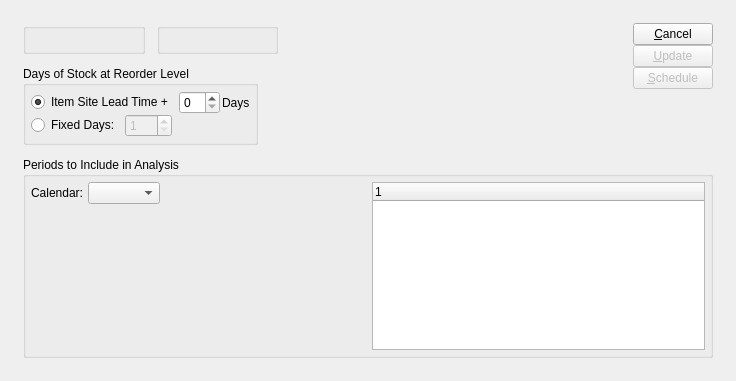
<?xml version="1.0" encoding="UTF-8"?>
<ui version="4.0">
 <comment>This file is part of the xTuple ERP: PostBooks Edition, a free and
open source Enterprise Resource Planning software suite,
Copyright (c) 1999-2010 by OpenMFG LLC, d/b/a xTuple.
It is licensed to you under the Common Public Attribution License
version 1.0, the full text of which (including xTuple-specific Exhibits)
is available at www.xtuple.com/CPAL.  By using this software, you agree
to be bound by its terms.</comment>
 <class>updateOUTLevelByItem</class>
 <widget class="QDialog" name="updateOUTLevelByItem">
  <property name="geometry">
   <rect>
    <x>0</x>
    <y>0</y>
    <width>736</width>
    <height>381</height>
   </rect>
  </property>
  <property name="windowTitle">
   <string>Update Order Up To Level by Item</string>
  </property>
  <layout class="QGridLayout" name="gridLayout_3">
   <item row="0" column="0">
    <layout class="QGridLayout" name="gridLayout_2">
     <property name="margin">
      <number>12</number>
     </property>
     <property name="spacing">
      <number>12</number>
     </property>
     <item row="0" column="0">
      <widget class="QGroupBox" name="_itemGroup">
       <property name="title">
        <string/>
       </property>
       <layout class="QGridLayout" name="gridLayout">
        <item row="0" column="0">
         <widget class="ItemCluster" name="_item"/>
        </item>
       </layout>
      </widget>
     </item>
     <item row="0" column="1">
      <widget class="WarehouseGroup" name="_warehouse">
       <property name="title">
        <string/>
       </property>
       <property name="fixedSize">
        <bool>false</bool>
       </property>
      </widget>
     </item>
     <item row="0" column="2" rowspan="2">
      <layout class="QHBoxLayout">
       <property name="spacing">
        <number>0</number>
       </property>
       <item>
        <spacer>
         <property name="orientation">
          <enum>Qt::Horizontal</enum>
         </property>
         <property name="sizeType">
          <enum>QSizePolicy::Expanding</enum>
         </property>
         <property name="sizeHint" stdset="0">
          <size>
           <width>16</width>
           <height>20</height>
          </size>
         </property>
        </spacer>
       </item>
       <item>
        <layout class="QVBoxLayout">
         <property name="spacing">
          <number>0</number>
         </property>
         <item>
          <layout class="QVBoxLayout">
           <property name="spacing">
            <number>0</number>
           </property>
           <item>
            <widget class="QPushButton" name="_close">
             <property name="text">
              <string>&amp;Cancel</string>
             </property>
            </widget>
           </item>
           <item>
            <widget class="QPushButton" name="_update">
             <property name="enabled">
              <bool>false</bool>
             </property>
             <property name="text">
              <string>&amp;Update</string>
             </property>
             <property name="default">
              <bool>true</bool>
             </property>
            </widget>
           </item>
           <item>
            <widget class="QPushButton" name="_submit">
             <property name="enabled">
              <bool>false</bool>
             </property>
             <property name="text">
              <string>&amp;Schedule</string>
             </property>
            </widget>
           </item>
          </layout>
         </item>
         <item>
          <spacer>
           <property name="orientation">
            <enum>Qt::Vertical</enum>
           </property>
           <property name="sizeHint" stdset="0">
            <size>
             <width>20</width>
             <height>16</height>
            </size>
           </property>
          </spacer>
         </item>
        </layout>
       </item>
      </layout>
     </item>
     <item row="1" column="0" colspan="2">
      <layout class="QHBoxLayout">
       <property name="spacing">
        <number>0</number>
       </property>
       <item>
        <widget class="QGroupBox" name="_daysGroup">
         <property name="title">
          <string>Days of Stock at Reorder Level</string>
         </property>
         <layout class="QVBoxLayout">
          <property name="spacing">
           <number>0</number>
          </property>
          <property name="margin">
           <number>5</number>
          </property>
          <item>
           <layout class="QHBoxLayout">
            <property name="spacing">
             <number>2</number>
            </property>
            <item>
             <widget class="QRadioButton" name="_leadTime">
              <property name="text">
               <string>Item Site Lead Time + </string>
              </property>
              <property name="checked">
               <bool>true</bool>
              </property>
             </widget>
            </item>
            <item>
             <widget class="QSpinBox" name="_leadTimePad"/>
            </item>
            <item>
             <widget class="QLabel" name="_daysLit">
              <property name="text">
               <string>Days</string>
              </property>
             </widget>
            </item>
           </layout>
          </item>
          <item>
           <layout class="QHBoxLayout">
            <property name="spacing">
             <number>5</number>
            </property>
            <item>
             <widget class="QRadioButton" name="_fixedDays">
              <property name="text">
               <string>Fixed Days:</string>
              </property>
             </widget>
            </item>
            <item>
             <layout class="QHBoxLayout">
              <property name="spacing">
               <number>0</number>
              </property>
              <item>
               <widget class="QSpinBox" name="_days">
                <property name="enabled">
                 <bool>false</bool>
                </property>
                <property name="minimum">
                 <number>1</number>
                </property>
                <property name="maximum">
                 <number>999</number>
                </property>
                <property name="value">
                 <number>1</number>
                </property>
               </widget>
              </item>
              <item>
               <spacer>
                <property name="orientation">
                 <enum>Qt::Horizontal</enum>
                </property>
                <property name="sizeType">
                 <enum>QSizePolicy::Expanding</enum>
                </property>
                <property name="sizeHint" stdset="0">
                 <size>
                  <width>0</width>
                  <height>20</height>
                 </size>
                </property>
               </spacer>
              </item>
             </layout>
            </item>
           </layout>
          </item>
         </layout>
        </widget>
       </item>
       <item>
        <spacer>
         <property name="orientation">
          <enum>Qt::Horizontal</enum>
         </property>
         <property name="sizeType">
          <enum>QSizePolicy::Expanding</enum>
         </property>
         <property name="sizeHint" stdset="0">
          <size>
           <width>20</width>
           <height>20</height>
          </size>
         </property>
        </spacer>
       </item>
      </layout>
     </item>
     <item row="2" column="0" colspan="3">
      <widget class="QGroupBox" name="_periodsToInclude">
       <property name="title">
        <string>Periods to Include in Analysis</string>
       </property>
       <layout class="QHBoxLayout">
        <property name="spacing">
         <number>7</number>
        </property>
        <property name="margin">
         <number>5</number>
        </property>
        <item>
         <layout class="QVBoxLayout">
          <property name="spacing">
           <number>0</number>
          </property>
          <item>
           <layout class="QHBoxLayout">
            <property name="spacing">
             <number>5</number>
            </property>
            <item>
             <widget class="QLabel" name="_calendarLit">
              <property name="text">
               <string>Calendar:</string>
              </property>
              <property name="alignment">
               <set>Qt::AlignRight|Qt::AlignTrailing|Qt::AlignVCenter</set>
              </property>
             </widget>
            </item>
            <item>
             <widget class="CalendarComboBox" name="_calendar"/>
            </item>
            <item>
             <spacer name="horizontalSpacer">
              <property name="orientation">
               <enum>Qt::Horizontal</enum>
              </property>
              <property name="sizeHint" stdset="0">
               <size>
                <width>40</width>
                <height>20</height>
               </size>
              </property>
             </spacer>
            </item>
           </layout>
          </item>
          <item>
           <spacer>
            <property name="orientation">
             <enum>Qt::Vertical</enum>
            </property>
            <property name="sizeType">
             <enum>QSizePolicy::MinimumExpanding</enum>
            </property>
            <property name="sizeHint" stdset="0">
             <size>
              <width>20</width>
              <height>20</height>
             </size>
            </property>
           </spacer>
          </item>
         </layout>
        </item>
        <item>
         <widget class="PeriodsListView" name="_periods"/>
        </item>
       </layout>
      </widget>
     </item>
    </layout>
   </item>
  </layout>
 </widget>
 <layoutdefault spacing="6" margin="11"/>
 <pixmapfunction>qPixmapFromMimeSource</pixmapfunction>
 <customwidgets>
  <customwidget>
   <class>CalendarComboBox</class>
   <extends>XComboBox</extends>
   <header>calendarTools.h</header>
  </customwidget>
  <customwidget>
   <class>ItemCluster</class>
   <extends>QWidget</extends>
   <header>itemcluster.h</header>
   <container>1</container>
  </customwidget>
  <customwidget>
   <class>PeriodsListView</class>
   <extends>XTreeWidget</extends>
   <header>calendarTools.h</header>
  </customwidget>
  <customwidget>
   <class>WarehouseGroup</class>
   <extends>QGroupBox</extends>
   <header>warehousegroup.h</header>
  </customwidget>
  <customwidget>
   <class>XComboBox</class>
   <extends>QComboBox</extends>
   <header>xcombobox.h</header>
  </customwidget>
  <customwidget>
   <class>XTreeWidget</class>
   <extends>QTreeWidget</extends>
   <header>xtreewidget.h</header>
   <container>1</container>
  </customwidget>
 </customwidgets>
 <tabstops>
  <tabstop>_item</tabstop>
  <tabstop>_warehouse</tabstop>
  <tabstop>_leadTime</tabstop>
  <tabstop>_leadTimePad</tabstop>
  <tabstop>_fixedDays</tabstop>
  <tabstop>_days</tabstop>
  <tabstop>_periods</tabstop>
  <tabstop>_update</tabstop>
  <tabstop>_submit</tabstop>
  <tabstop>_close</tabstop>
 </tabstops>
 <resources/>
 <connections>
  <connection>
   <sender>_close</sender>
   <signal>clicked()</signal>
   <receiver>updateOUTLevelByItem</receiver>
   <slot>reject()</slot>
   <hints>
    <hint type="sourcelabel">
     <x>20</x>
     <y>20</y>
    </hint>
    <hint type="destinationlabel">
     <x>20</x>
     <y>20</y>
    </hint>
   </hints>
  </connection>
  <connection>
   <sender>_fixedDays</sender>
   <signal>toggled(bool)</signal>
   <receiver>_days</receiver>
   <slot>setEnabled(bool)</slot>
   <hints>
    <hint type="sourcelabel">
     <x>20</x>
     <y>20</y>
    </hint>
    <hint type="destinationlabel">
     <x>20</x>
     <y>20</y>
    </hint>
   </hints>
  </connection>
  <connection>
   <sender>_leadTime</sender>
   <signal>toggled(bool)</signal>
   <receiver>_leadTimePad</receiver>
   <slot>setEnabled(bool)</slot>
   <hints>
    <hint type="sourcelabel">
     <x>20</x>
     <y>20</y>
    </hint>
    <hint type="destinationlabel">
     <x>20</x>
     <y>20</y>
    </hint>
   </hints>
  </connection>
  <connection>
   <sender>_item</sender>
   <signal>valid(bool)</signal>
   <receiver>_update</receiver>
   <slot>setEnabled(bool)</slot>
   <hints>
    <hint type="sourcelabel">
     <x>20</x>
     <y>20</y>
    </hint>
    <hint type="destinationlabel">
     <x>20</x>
     <y>20</y>
    </hint>
   </hints>
  </connection>
  <connection>
   <sender>_item</sender>
   <signal>valid(bool)</signal>
   <receiver>_submit</receiver>
   <slot>setEnabled(bool)</slot>
   <hints>
    <hint type="sourcelabel">
     <x>20</x>
     <y>20</y>
    </hint>
    <hint type="destinationlabel">
     <x>20</x>
     <y>20</y>
    </hint>
   </hints>
  </connection>
  <connection>
   <sender>_calendar</sender>
   <signal>newCalendarId(int)</signal>
   <receiver>_periods</receiver>
   <slot>populate(int)</slot>
   <hints>
    <hint type="sourcelabel">
     <x>150</x>
     <y>227</y>
    </hint>
    <hint type="destinationlabel">
     <x>540</x>
     <y>284</y>
    </hint>
   </hints>
  </connection>
  <connection>
   <sender>_calendar</sender>
   <signal>select(ParameterList&amp;)</signal>
   <receiver>_periods</receiver>
   <slot>load(ParameterList&amp;)</slot>
   <hints>
    <hint type="sourcelabel">
     <x>150</x>
     <y>227</y>
    </hint>
    <hint type="destinationlabel">
     <x>540</x>
     <y>284</y>
    </hint>
   </hints>
  </connection>
 </connections>
</ui>
